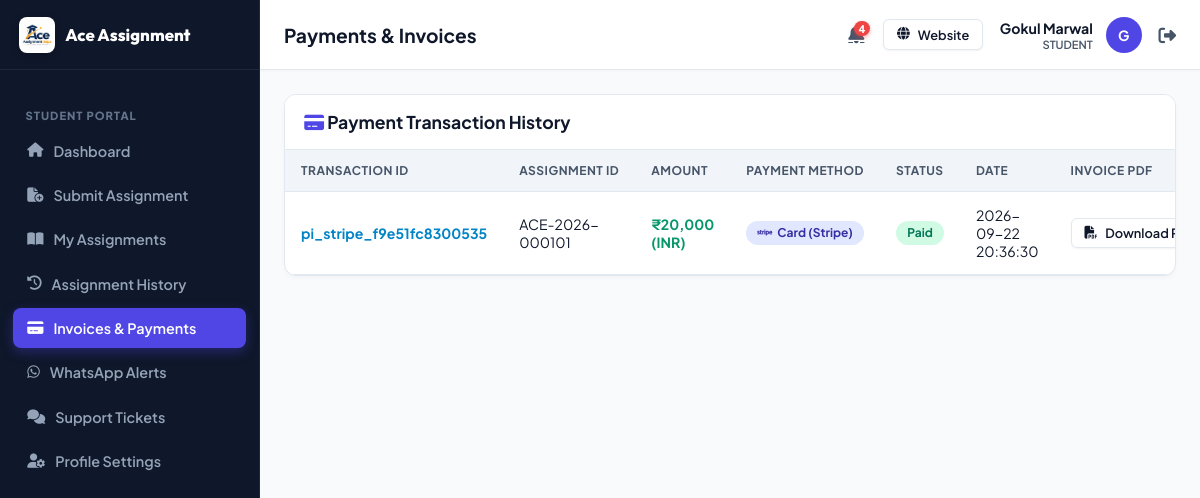
Page /student/payments.php (signed in) on the committed database.
### tables this page shows
CREATE TABLE `students` (
  `id` int NOT NULL AUTO_INCREMENT,
  `student_id` varchar(50) NOT NULL,
  `name` varchar(255) NOT NULL,
  `email` varchar(255) NOT NULL,
  `phone` varchar(100) DEFAULT NULL,
  `password` varchar(255) NOT NULL,
  `country` varchar(100) DEFAULT NULL,
  `university` varchar(255) DEFAULT NULL,
  `course` varchar(255) DEFAULT NULL,
  `status` varchar(50) DEFAULT 'Active',
  `created_at` datetime DEFAULT CURRENT_TIMESTAMP,
  PRIMARY KEY (`id`),
  UNIQUE KEY `student_id` (`student_id`),
  UNIQUE KEY `email` (`email`)
);

CREATE TABLE `payments` (
  `id` int NOT NULL AUTO_INCREMENT,
  `payment_id` varchar(50) NOT NULL,
  `assignment_id` varchar(50) NOT NULL,
  `student_id` varchar(50) NOT NULL,
  `amount` decimal(10,2) NOT NULL,
  `currency` varchar(10) DEFAULT 'USD',
  `status` varchar(50) DEFAULT 'Paid',
  `payment_method` varchar(100) DEFAULT NULL,
  `transaction_id` varchar(100) DEFAULT NULL,
  `payment_date` datetime DEFAULT CURRENT_TIMESTAMP,
  `payment_plan` varchar(50) DEFAULT '100%',
  PRIMARY KEY (`id`),
  UNIQUE KEY `payment_id` (`payment_id`)
);

### includes/auth.php (called while the page is built, shortened)
<?php
require_once __DIR__ . '/db.php';
class Auth {
    public static function currentUser() {
        return $_SESSION['user'] ?? null;
    }
    public static function checkLoggedIn() {
        $user = self::currentUser();
        if ($user) {
            $table = ($user['role'] === 'Admin') ? 'admins' : (($user['role'] === 'Allocator') ? 'allocators' : (($user['role'] === 'Expert') ? 'experts' : 'students'));
            $idKey = ($user['role'] === 'Admin') ? 'admin_id' : (($user['role'] === 'Allocator') ? 'allocator_id' : (($user['role'] === 'Expert') ? 'expert_id' : 'student_id'));
            $record = DataStore::findOne($table, $idKey, $user['id']);
        }
    }
    public static function checkRole($allowedRoles = []) {
        self::checkLoggedIn();
    }
}

### includes/db.php (called while the page is built, shortened)
<?php
class DataStore {
    private static $pdo = null;
    private static $dbHost = 'database-1.c1o0ygcs2cex.ap-south-1.rds.amazonaws.com';
    private static $dbPort = 3306;
    private static $dbUser = 'admin';
    private static $dbPass = 'Marwal#1627';
    private static $dbName = 'aceassignmenthelp_db';
    public static function getPdo() {
        if (self::$pdo === null) {
            try {
                $dsn = "mysql:host=" . self::$dbHost . ";port=" . self::$dbPort . ";dbname=" . self::$dbName . ";charset=utf8mb4";
                self::$pdo = new PDO($dsn, self::$dbUser, self::$dbPass, [
                    PDO::ATTR_ERRMODE => PDO::ERRMODE_EXCEPTION,
                    PDO::ATTR_DEFAULT_FETCH_MODE => PDO::FETCH_ASSOC,
                    PDO::ATTR_EMULATE_PREPARES => false,
                    PDO::ATTR_TIMEOUT => 5
                ]);
            } catch (Throwable $e) {
                error_log("MySQL Connection Failed: " . $e->getMessage());
                self::$pdo = null;
                throw new Exception("Unable to connect to MySQL database: " . $e->getMessage());
            }
        }
        return self::$pdo;
    }
    private static function formatRecordFromDb($collectionName, $row) {
        if ($collectionName === 'notifications') {
            if (isset($row['notification_id'])) {
                $row['id'] = $row['notification_id'];
            }
            $row['is_read'] = (bool)($row['is_read'] ?? false);
        }
        return $row;
    }
    public static function getCollection($collectionName) {
        $pdo = self::getPdo();
        try {
            $stmt = $pdo->query("SELECT * FROM `$collectionName` ORDER BY id DESC");
            $rows = $stmt->fetchAll();
            $result = [];
            foreach ($rows as $row) {
                $result[] = self::formatRecordFromDb($collectionName, $row);
            }
            return $result;
        } catch (Throwable $e) {
            error_log("DataStore::getCollection error ($collectionName): " . $e->getMessage());
            return [];
        }
    }
    public static function findOne($collectionName, $key, $value) {
        $pdo = self::getPdo();
        try {
            $sqlKey = $key;
            $stmt = $pdo->prepare("SELECT * FROM `$collectionName` WHERE `$sqlKey` = ? LIMIT 1");
            $stmt->execute([$value]);
            $row = $stmt->fetch();
            if ($row) {
                return self::formatRecordFromDb($collectionName, $row);
            }
        } catch (Throwable $e) {
            error_log("DataStore::findOne error ($collectionName, $key): " . $e->getMessage());
        }
        return null;
    }
    public static function filter($collectionName, callable $callback) {
        $items = self::getCollection($collectionName);
        return array_values(array_filter($items, $callback));
    }
}

### student/payments.php (the view, shortened to what this page needs)
<?php
$pageTitle = "Payments & Invoices";
require_once __DIR__ . '/../includes/auth.php';
Auth::checkRole('Student');
require_once __DIR__ . '/../includes/helpers.php';
include __DIR__ . '/../includes/portal_header.php';
$payments = DataStore::filter('payments', function($p) use ($user) {
    return isset($p['student_id']) && $p['student_id'] === $user['id'];
});
?>
<div class="table-card">
  <div class="table-header">
    <h3 style="font-size:1.1rem; color:var(--text-main);"><i class="fa-solid fa-credit-card" style="color:var(--primary);"></i> Payment Transaction History</h3>
  </div>
  <div class="table-responsive">
    <table class="data-table">
      <thead>
        <tr>
          <th>Transaction ID</th>
          <th>Assignment ID</th>
          <th>Amount</th>
          <th>Payment Method</th>
          <th>Status</th>
          <th>Date</th>
          <th>Invoice PDF</th>
        </tr>
      </thead>
      <tbody>
        <?php if (empty($payments)): ?>
          <tr><td colspan="7" style="text-align:center; color:var(--text-muted);">No payment records found.</td></tr>
        <?php else: ?>
          <?php foreach ($payments as $pay): ?>
            <tr>
              <td><strong style="color:var(--secondary);"><?php echo htmlspecialchars($pay['transaction_id']); ?></strong></td>
              <td><?php echo htmlspecialchars($pay['assignment_id']); ?></td>
              <td><strong style="color:var(--success);"><?php echo format_currency_amount($pay['amount'], $pay['currency'] ?? 'USD'); ?> (<?php echo htmlspecialchars($pay['currency'] ?? 'USD'); ?>)</strong></td>
              <td><?php echo format_payment_method_badge($pay['payment_method']); ?></td>
              <td><span class="badge badge-success"><?php echo htmlspecialchars($pay['status']); ?></span></td>
              <td><?php echo htmlspecialchars($pay['payment_date']); ?></td>
              <td>
                <a href="/student/invoice.php?id=<?php echo urlencode($pay['assignment_id']); ?>" target="_blank" class="btn btn-outline btn-sm">
                  <i class="fa-solid fa-file-pdf"></i> Download PDF
                </a>
              </td>
            </tr>
          <?php endforeach; ?>
        <?php endif; ?>
      </tbody>
    </table>
  </div>
</div>
</div>
</div>
</body>
</html>

### includes/portal_header.php (shortened to what this page needs)
<?php
require_once __DIR__ . '/auth.php';
require_once __DIR__ . '/helpers.php';
$currentUser = Auth::currentUser();
$userRole = $currentUser['role'];
?>
<!DOCTYPE html>
<html lang="en">
<head>
  <link rel="stylesheet" href="https://cdnjs.cloudflare.com/ajax/libs/font-awesome/6.4.0/css/all.min.css">
  <link rel="stylesheet" href="/assets/css/portal.css">
</head>
<body class="portal-body">
<div class="portal-wrapper">
  <?php include __DIR__ . '/portal_sidebar.php'; ?>
  <div class="portal-main">
    <header class="portal-topbar">
      <div style="display:flex; align-items:center; gap:12px;">
        <div class="topbar-title">
          <?php echo isset($pageTitle) ? htmlspecialchars($pageTitle) : 'Dashboard Overview'; ?>
        </div>
      </div>
      <div class="topbar-user">
        <?php $unreadNotifCount = function_exists('get_unread_notifications_count') ? get_unread_notifications_count($currentUser['id'], $userRole) : 0; ?>
        <a href="/<?php echo strtolower($userRole); ?>/notifications.php" style="position:relative; color:var(--text-muted); font-size:1.15rem; margin-right:6px; display:inline-flex; align-items:center;" title="Notifications (<?php echo $unreadNotifCount; ?> unread)">
          <?php if ($unreadNotifCount > 0): ?>
            <span style="position:absolute; top:-4px; right:-6px; background:#ef4444; color:#fff; font-size:0.65rem; font-weight:800; border-radius:10px; padding:1px 5px; min-width:14px; text-align:center; box-shadow:0 2px 4px rgba(239, 68, 68, 0.4);"><?php echo $unreadNotifCount; ?></span>
          <?php endif; ?>
        </a>
        <a href="/" target="_blank" class="btn btn-outline btn-sm" style="margin-right:4px; display:inline-flex;">
          <i class="fa-solid fa-globe"></i> <span class="user-meta-desktop">Website</span>
        </a>
        <div style="text-align:right;" class="user-meta-desktop">
          <div style="font-weight:700; color:var(--text-main); font-size:0.88rem;"><?php echo htmlspecialchars($currentUser['name']); ?></div>
          <small style="color:var(--text-muted); font-weight:600; font-size:0.7rem; text-transform:uppercase; display:block;"><?php echo htmlspecialchars($userRole); ?></small>
        </div>
        <div class="user-avatar" title="<?php echo htmlspecialchars($currentUser['name']); ?>">
          <?php echo strtoupper(substr($currentUser['name'], 0, 1)); ?>
        </div>
        <a href="/logout.php" title="Logout" style="color:var(--text-muted); font-size:1.1rem; margin-left:4px;">
          <i class="fa-solid fa-right-from-bracket"></i>
        </a>
      </div>
    </header>
    <div class="portal-content">

### includes/helpers.php (shortened to what this page needs)
<?php
require_once __DIR__ . '/db.php';
function get_currency_symbol($currency = 'USD')
{
    $c = strtoupper(trim((string)$currency ?: 'USD'));
    switch ($c) {
        case 'INR': return '₹';
    }
}
function format_currency_amount($amount, $currency = 'USD')
{
    $c = strtoupper(trim((string)$currency ?: 'USD'));
    $symbol = get_currency_symbol($c);
    $decimals = ($c === 'INR') ? 0 : 2;
    return $symbol . number_format((float)$amount, $decimals);
}
function get_user_notifications($user_id, $user_role)
{
    $all = DataStore::getCollection('notifications');
    $filtered = array_filter($all, function ($n) use ($user_id, $user_role) {
        $targetRole = $n['user_role'] ?? '';
        $targetUser = $n['user_id'] ?? '';
        if (!empty($targetUser)) {
            return ($targetUser === $user_id);
        }
        if ($targetRole === 'All')
            return true;
        if ($targetRole === $user_role)
            return true;
        if ($user_role === 'Admin')
            return true;
        return false;
    });
    usort($filtered, function ($a, $b) {
        return strtotime($b['created_at'] ?? '0') - strtotime($a['created_at'] ?? '0');
    });
    return array_values($filtered);
}
function get_unread_notifications_count($user_id, $user_role)
{
    $notifs = get_user_notifications($user_id, $user_role);
    $count = 0;
    foreach ($notifs as $n) {
        if (empty($n['is_read'])) {
            $count++;
        }
    }
    return $count;
}
function format_payment_method_badge($method)
{
    $m = strtolower((string)$method);
    if (strpos($m, 'stripe') !== false || strpos($m, 'card') !== false) {
        return '<span class="badge" style="background:#e0e7ff; color:#3730a3;"><i class="fa-brands fa-stripe"></i> Card (Stripe)</span>';
    } elseif (strpos($m, 'razorpay') !== false || strpos($m, 'upi') !== false || strpos($m, 'netbanking') !== false) {
        return '<span class="badge" style="background:#dcfce7; color:#166534;"><i class="fa-solid fa-bolt"></i> Razorpay / UPI</span>';
    } elseif (strpos($m, 'paypal') !== false) {
        return '<span class="badge" style="background:#dbeafe; color:#1e40af;"><i class="fa-brands fa-paypal"></i> PayPal</span>';
    } elseif (strpos($m, 'bank') !== false || strpos($m, 'wire') !== false) {
        return '<span class="badge" style="background:#fef3c7; color:#92400e;"><i class="fa-solid fa-building-columns"></i> Bank Wire</span>';
    }
    return '<span class="badge badge-secondary"><i class="fa-solid fa-credit-card"></i> ' . htmlspecialchars($method) . '</span>';
}

### assets/css/portal.css (style rules this page uses)
:root { --portal-bg: #f8fafc; --portal-card-bg: #ffffff; --portal-sidebar-bg: #0f172a; --portal-sidebar-text: #94a3b8; --portal-sidebar-active: #4f46e5; --portal-topbar-bg: #ffffff; --portal-border: #e2e8f0; --primary: #4f46e5; --primary-hover: #4338ca; --secondary: #0284c7; --success: #059669; --warning: #d97706; --danger: #dc2626; --text-main: #0f172a; --text-muted: #475569; --text-dim: #94a3b8; --font-main: 'Plus Jakarta Sans', sans-serif; --font-head: 'Outfit', sans-serif; --radius-sm: 8px; --radius-md: 12px; --radius-lg: 16px; }
* { box-sizing: border-box; margin: 0; padding: 0; }
html { overflow-y: auto; overflow-x: hidden; scroll-behavior: smooth; }
body.portal-body { width: 100%; max-width: 100%; overflow-x: hidden; font-family: var(--font-main); background-color: var(--portal-bg); color: var(--text-main); min-height: 100vh; -webkit-font-smoothing: antialiased; }
.portal-wrapper { display: flex; min-height: 100vh; width: 100%; position: relative; }
.portal-main { flex: 1; display: flex; flex-direction: column; min-width: 0; width: 100%; }
.portal-topbar { height: 70px; background: var(--portal-topbar-bg); border-bottom: 1px solid var(--portal-border); padding: 0 1.5rem; display: flex; justify-content: space-between; align-items: center; box-shadow: 0 1px 3px rgba(0, 0, 0, 0.03); }
.topbar-title { font-size: 1.2rem; font-weight: 700; color: var(--text-main); white-space: nowrap; overflow: hidden; text-overflow: ellipsis; }
.topbar-user { display: flex; align-items: center; gap: 0.8rem; }
.user-avatar { width: 36px; height: 36px; border-radius: 50%; background: var(--primary); color: #ffffff; display: flex; align-items: center; justify-content: center; font-weight: 700; font-size: 0.88rem; flex-shrink: 0; }
.portal-content { padding: 1.5rem; flex: 1; width: 100%; max-width: 100%; box-sizing: border-box; }
.btn { display: inline-flex; align-items: center; justify-content: center; gap: 8px; padding: 0.65rem 1.25rem; font-family: var(--font-main); font-weight: 600; font-size: 0.88rem; border-radius: var(--radius-sm); border: 1px solid transparent; cursor: pointer; text-decoration: none; transition: all 0.2s cubic-bezier(0.4, 0, 0.2, 1); box-shadow: 0 1px 2px rgba(0, 0, 0, 0.05); white-space: nowrap; }
.btn-outline { background: #ffffff; color: var(--text-main); border: 1px solid var(--portal-border); }
.btn-sm { padding: 0.4rem 0.8rem; font-size: 0.8rem; border-radius: 6px; }
.badge { display: inline-flex; align-items: center; gap: 5px; padding: 0.3rem 0.7rem; font-size: 0.75rem; font-weight: 700; border-radius: 50px; line-height: 1.2; white-space: nowrap; }
.badge-success { background: #d1fae5; color: #047857; }
.table-card { background: var(--portal-card-bg); border: 1px solid var(--portal-border); border-radius: var(--radius-md); overflow: hidden; box-shadow: 0 2px 4px rgba(0, 0, 0, 0.03); margin-bottom: 1.8rem; width: 100%; }
.table-header { padding: 1rem 1.2rem; border-bottom: 1px solid var(--portal-border); display: flex; justify-content: space-between; align-items: center; background: #ffffff; flex-wrap: wrap; gap: 0.8rem; }
.table-responsive { width: 100%; overflow-x: auto; -webkit-overflow-scrolling: touch; }
.data-table { width: 100%; min-width: 650px; border-collapse: collapse; text-align: left; }
.data-table th { background: #f1f5f9; padding: 0.8rem 1rem; font-size: 0.75rem; font-weight: 700; text-transform: uppercase; letter-spacing: 0.5px; color: var(--text-muted); border-bottom: 1px solid var(--portal-border); white-space: nowrap; }
.data-table td { padding: 0.9rem 1rem; border-bottom: 1px solid var(--portal-border); font-size: 0.88rem; color: var(--text-main); }

### rows in the picture
students: name "Gokul Marwal", name "G"
payments: transaction "pi_stripe_f9e51fc8300535", assignment "ACE-2026-000101", amount+currency "₹20,000", currency "INR", shows "Card (Stripe)", status "Paid", payment_date "2026-09-22 20:36:30"

### other values in the picture
$pageTitle "Payments & Invoices"
$unreadNotifCount "4"
$userRole "STUDENT"
